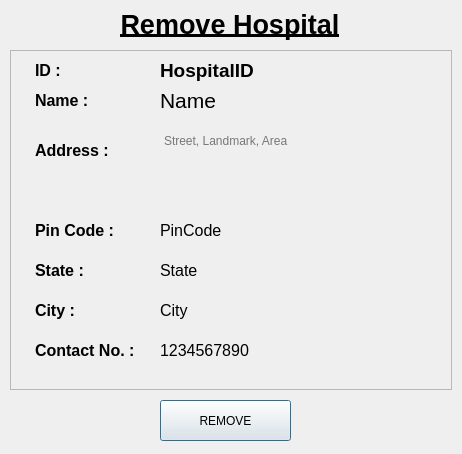
<?xml version="1.0" encoding="UTF-8"?>
<ui version="4.0">
 <class>Dialog</class>
 <widget class="QDialog" name="Dialog">
  <property name="geometry">
   <rect>
    <x>0</x>
    <y>0</y>
    <width>462</width>
    <height>454</height>
   </rect>
  </property>
  <property name="windowTitle">
   <string>Dialog</string>
  </property>
  <widget class="QPushButton" name="addButton">
   <property name="geometry">
    <rect>
     <x>160</x>
     <y>400</y>
     <width>131</width>
     <height>41</height>
    </rect>
   </property>
   <property name="text">
    <string>REMOVE</string>
   </property>
  </widget>
  <widget class="QFrame" name="frame">
   <property name="geometry">
    <rect>
     <x>10</x>
     <y>50</y>
     <width>442</width>
     <height>340</height>
    </rect>
   </property>
   <property name="styleSheet">
    <string notr="true"/>
   </property>
   <property name="frameShape">
    <enum>QFrame::StyledPanel</enum>
   </property>
   <property name="frameShadow">
    <enum>QFrame::Raised</enum>
   </property>
   <widget class="QLabel" name="nameLabel">
    <property name="geometry">
     <rect>
      <x>25</x>
      <y>30</y>
      <width>101</width>
      <height>41</height>
     </rect>
    </property>
    <property name="text">
     <string>&lt;html&gt;&lt;head/&gt;&lt;body&gt;&lt;p&gt;&lt;span style=&quot; font-size:12pt; font-weight:600;&quot;&gt;Name :&lt;/span&gt;&lt;/p&gt;&lt;/body&gt;&lt;/html&gt;</string>
    </property>
   </widget>
   <widget class="QLabel" name="addressLabel">
    <property name="geometry">
     <rect>
      <x>25</x>
      <y>80</y>
      <width>101</width>
      <height>41</height>
     </rect>
    </property>
    <property name="text">
     <string>&lt;html&gt;&lt;head/&gt;&lt;body&gt;&lt;p&gt;&lt;span style=&quot; font-size:12pt; font-weight:600;&quot;&gt;Address :&lt;/span&gt;&lt;/p&gt;&lt;/body&gt;&lt;/html&gt;</string>
    </property>
   </widget>
   <widget class="QLabel" name="contactLabel">
    <property name="geometry">
     <rect>
      <x>25</x>
      <y>290</y>
      <width>131</width>
      <height>21</height>
     </rect>
    </property>
    <property name="text">
     <string>&lt;html&gt;&lt;head/&gt;&lt;body&gt;&lt;p&gt;&lt;span style=&quot; font-size:12pt; font-weight:600;&quot;&gt;Contact No. :&lt;/span&gt;&lt;/p&gt;&lt;/body&gt;&lt;/html&gt;</string>
    </property>
   </widget>
   <widget class="QLabel" name="stateLabel">
    <property name="geometry">
     <rect>
      <x>25</x>
      <y>200</y>
      <width>101</width>
      <height>41</height>
     </rect>
    </property>
    <property name="text">
     <string>&lt;html&gt;&lt;head/&gt;&lt;body&gt;&lt;p&gt;&lt;span style=&quot; font-size:12pt; font-weight:600;&quot;&gt;State :&lt;/span&gt;&lt;/p&gt;&lt;/body&gt;&lt;/html&gt;</string>
    </property>
   </widget>
   <widget class="QLabel" name="pinCodeLabel">
    <property name="geometry">
     <rect>
      <x>25</x>
      <y>160</y>
      <width>101</width>
      <height>41</height>
     </rect>
    </property>
    <property name="text">
     <string>&lt;html&gt;&lt;head/&gt;&lt;body&gt;&lt;p&gt;&lt;span style=&quot; font-size:12pt; font-weight:600;&quot;&gt;Pin Code :&lt;/span&gt;&lt;/p&gt;&lt;/body&gt;&lt;/html&gt;</string>
    </property>
   </widget>
   <widget class="QLabel" name="cityLabel">
    <property name="geometry">
     <rect>
      <x>25</x>
      <y>240</y>
      <width>101</width>
      <height>41</height>
     </rect>
    </property>
    <property name="text">
     <string>&lt;html&gt;&lt;head/&gt;&lt;body&gt;&lt;p&gt;&lt;span style=&quot; font-size:12pt; font-weight:600;&quot;&gt;City :&lt;/span&gt;&lt;/p&gt;&lt;/body&gt;&lt;/html&gt;</string>
    </property>
   </widget>
   <widget class="QTextBrowser" name="address">
    <property name="geometry">
     <rect>
      <x>150</x>
      <y>80</y>
      <width>271</width>
      <height>61</height>
     </rect>
    </property>
    <property name="styleSheet">
     <string notr="true">background-color:transparent;
border:none;</string>
    </property>
    <property name="placeholderText">
     <string>Street, Landmark, Area</string>
    </property>
   </widget>
   <widget class="QLabel" name="pinCode">
    <property name="geometry">
     <rect>
      <x>150</x>
      <y>170</y>
      <width>181</width>
      <height>21</height>
     </rect>
    </property>
    <property name="styleSheet">
     <string notr="true">font-size:12pt;</string>
    </property>
    <property name="text">
     <string>PinCode</string>
    </property>
   </widget>
   <widget class="QLabel" name="state">
    <property name="geometry">
     <rect>
      <x>150</x>
      <y>210</y>
      <width>181</width>
      <height>21</height>
     </rect>
    </property>
    <property name="styleSheet">
     <string notr="true">font-size:12pt;</string>
    </property>
    <property name="text">
     <string>State</string>
    </property>
   </widget>
   <widget class="QLabel" name="city">
    <property name="geometry">
     <rect>
      <x>150</x>
      <y>250</y>
      <width>181</width>
      <height>21</height>
     </rect>
    </property>
    <property name="styleSheet">
     <string notr="true">font-size:12pt;</string>
    </property>
    <property name="text">
     <string>City</string>
    </property>
   </widget>
   <widget class="QLabel" name="contact">
    <property name="geometry">
     <rect>
      <x>150</x>
      <y>290</y>
      <width>191</width>
      <height>21</height>
     </rect>
    </property>
    <property name="styleSheet">
     <string notr="true">font-size:12pt;</string>
    </property>
    <property name="text">
     <string>1234567890</string>
    </property>
   </widget>
   <widget class="QLabel" name="name">
    <property name="geometry">
     <rect>
      <x>150</x>
      <y>30</y>
      <width>371</width>
      <height>41</height>
     </rect>
    </property>
    <property name="styleSheet">
     <string notr="true">font-size:16pt;</string>
    </property>
    <property name="text">
     <string>Name</string>
    </property>
   </widget>
   <widget class="QLabel" name="IDLabel">
    <property name="geometry">
     <rect>
      <x>25</x>
      <y>0</y>
      <width>131</width>
      <height>41</height>
     </rect>
    </property>
    <property name="text">
     <string>&lt;html&gt;&lt;head/&gt;&lt;body&gt;&lt;p&gt;&lt;span style=&quot; font-size:12pt; font-weight:600;&quot;&gt;ID :&lt;/span&gt;&lt;/p&gt;&lt;/body&gt;&lt;/html&gt;</string>
    </property>
   </widget>
   <widget class="QLabel" name="dispensaryID">
    <property name="geometry">
     <rect>
      <x>150</x>
      <y>0</y>
      <width>371</width>
      <height>41</height>
     </rect>
    </property>
    <property name="styleSheet">
     <string notr="true">font-size:14pt;
font-weight: bold;</string>
    </property>
    <property name="text">
     <string>HospitalID</string>
    </property>
   </widget>
  </widget>
  <widget class="QLabel" name="title">
   <property name="geometry">
    <rect>
     <x>70</x>
     <y>0</y>
     <width>320</width>
     <height>50</height>
    </rect>
   </property>
   <property name="text">
    <string>&lt;html&gt;&lt;head/&gt;&lt;body&gt;&lt;p align=&quot;center&quot;&gt;&lt;span style=&quot; font-size:20pt; font-weight:600; text-decoration: underline;&quot;&gt;Remove Hospital&lt;/span&gt;&lt;/p&gt;&lt;/body&gt;&lt;/html&gt;</string>
   </property>
  </widget>
 </widget>
 <resources/>
 <connections/>
</ui>
